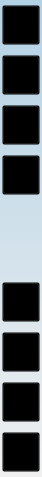
<?xml version="1.0" encoding="UTF-8"?>
<ui version="4.0">
 <class>LeftPanel</class>
 <widget class="QFrame" name="LeftPanel">
  <property name="geometry">
   <rect>
    <x>0</x>
    <y>0</y>
    <width>42</width>
    <height>477</height>
   </rect>
  </property>
  <property name="windowTitle">
   <string>Frame</string>
  </property>
  <property name="styleSheet">
   <string notr="true">QFrame#LeftPanel {
background-color: qlineargradient(spread:pad, x1:0, y1:0, x2:0, y2:1, stop:0 rgba(179, 210, 230, 255), stop:1 rgba(240, 240, 240, 255));
border-color: rgb(188, 188, 188);
border: 0px solid;
margin: 0; 
padding: 0
;}</string>
  </property>
  <property name="frameShape">
   <enum>QFrame::NoFrame</enum>
  </property>
  <property name="frameShadow">
   <enum>QFrame::Sunken</enum>
  </property>
  <property name="lineWidth">
   <number>1</number>
  </property>
  <property name="midLineWidth">
   <number>0</number>
  </property>
  <widget class="QToolButton" name="fileButton">
   <property name="geometry">
    <rect>
     <x>2</x>
     <y>105</y>
     <width>38</width>
     <height>40</height>
    </rect>
   </property>
   <property name="mouseTracking">
    <bool>true</bool>
   </property>
   <property name="toolTip">
    <string>file manger</string>
   </property>
   <property name="styleSheet">
    <string notr="true">QToolButton {
background-color: transparent;
}

QToolButton:hover {
background-color: rgba(224, 224, 224, 196);
border: 0px;
}

QToolButton:pressed {
background-color: rgba(135, 135, 135, 196);
border: 0px;
}</string>
   </property>
   <property name="text">
    <string/>
   </property>
   <property name="icon">
    <iconset resource="icon.qrc">
     <normaloff>:/images/filen.png</normaloff>:/images/filen.png</iconset>
   </property>
   <property name="iconSize">
    <size>
     <width>32</width>
     <height>32</height>
    </size>
   </property>
  </widget>
  <widget class="QToolButton" name="toolButton">
   <property name="geometry">
    <rect>
     <x>2</x>
     <y>55</y>
     <width>38</width>
     <height>40</height>
    </rect>
   </property>
   <property name="mouseTracking">
    <bool>true</bool>
   </property>
   <property name="toolTip">
    <string>tool</string>
   </property>
   <property name="styleSheet">
    <string notr="true">QToolButton {
background-color: transparent;
}

QToolButton:hover {
background-color: rgba(224, 224, 224, 196);
border: 0px;
}

QToolButton:pressed {
background-color: rgba(135, 135, 135, 196);
border: 0px;
}</string>
   </property>
   <property name="text">
    <string/>
   </property>
   <property name="icon">
    <iconset resource="icon.qrc">
     <normaloff>:/images/tools.png</normaloff>:/images/tools.png</iconset>
   </property>
   <property name="iconSize">
    <size>
     <width>32</width>
     <height>32</height>
    </size>
   </property>
  </widget>
  <widget class="QToolButton" name="cloudsButton">
   <property name="geometry">
    <rect>
     <x>2</x>
     <y>155</y>
     <width>38</width>
     <height>40</height>
    </rect>
   </property>
   <property name="mouseTracking">
    <bool>true</bool>
   </property>
   <property name="toolTip">
    <string>cloud disk</string>
   </property>
   <property name="styleSheet">
    <string notr="true">QToolButton {
background-color: transparent;
}

QToolButton:hover {
background-color: rgba(224, 224, 224, 196);
border: 0px;
}

QToolButton:pressed {
background-color: rgba(135, 135, 135, 196);
border: 0px;
}</string>
   </property>
   <property name="text">
    <string/>
   </property>
   <property name="icon">
    <iconset>
     <normalon>:/images/cloud.png</normalon>
    </iconset>
   </property>
   <property name="iconSize">
    <size>
     <width>32</width>
     <height>32</height>
    </size>
   </property>
  </widget>
  <widget class="QToolButton" name="expButton">
   <property name="enabled">
    <bool>true</bool>
   </property>
   <property name="geometry">
    <rect>
     <x>2</x>
     <y>5</y>
     <width>38</width>
     <height>40</height>
    </rect>
   </property>
   <property name="toolTip">
    <string>show page panel</string>
   </property>
   <property name="autoFillBackground">
    <bool>false</bool>
   </property>
   <property name="styleSheet">
    <string notr="true">QToolButton {
background-color: transparent;
}

QToolButton:hover {
background-color: rgba(224, 224, 224, 196);
border: 0px;
}

QToolButton:pressed {
background-color: rgba(135, 135, 135, 196);
border: 0px;
}</string>
   </property>
   <property name="text">
    <string/>
   </property>
   <property name="icon">
    <iconset resource="icon.qrc">
     <normaloff>:/images/menu.png</normaloff>:/images/menu.png</iconset>
   </property>
   <property name="iconSize">
    <size>
     <width>32</width>
     <height>32</height>
    </size>
   </property>
   <property name="autoRaise">
    <bool>false</bool>
   </property>
   <property name="arrowType">
    <enum>Qt::NoArrow</enum>
   </property>
  </widget>
  <widget class="QToolButton" name="shareButton">
   <property name="geometry">
    <rect>
     <x>2</x>
     <y>432</y>
     <width>38</width>
     <height>40</height>
    </rect>
   </property>
   <property name="mouseTracking">
    <bool>true</bool>
   </property>
   <property name="toolTip">
    <string>share your document</string>
   </property>
   <property name="styleSheet">
    <string notr="true">QToolButton {
background-color: transparent;
}

QToolButton:hover {
background-color: rgba(224, 224, 224, 196);
border: 0px;
}

QToolButton:pressed {
background-color: rgba(135, 135, 135, 196);
border: 0px;
}</string>
   </property>
   <property name="text">
    <string/>
   </property>
   <property name="icon">
    <iconset>
     <normalon>:/images/share.png</normalon>
    </iconset>
   </property>
   <property name="iconSize">
    <size>
     <width>32</width>
     <height>32</height>
    </size>
   </property>
  </widget>
  <widget class="QToolButton" name="settingsButton">
   <property name="geometry">
    <rect>
     <x>2</x>
     <y>332</y>
     <width>38</width>
     <height>40</height>
    </rect>
   </property>
   <property name="mouseTracking">
    <bool>true</bool>
   </property>
   <property name="toolTip">
    <string>system settings</string>
   </property>
   <property name="styleSheet">
    <string notr="true">QToolButton {
background-color: transparent;
}

QToolButton:hover {
background-color: rgba(224, 224, 224, 196);
border: 0px;
}

QToolButton:pressed {
background-color: rgba(135, 135, 135, 196);
border: 0px;
}</string>
   </property>
   <property name="text">
    <string/>
   </property>
   <property name="icon">
    <iconset>
     <normalon>:/images/setting.png</normalon>
    </iconset>
   </property>
   <property name="iconSize">
    <size>
     <width>32</width>
     <height>32</height>
    </size>
   </property>
  </widget>
  <widget class="QToolButton" name="optButton">
   <property name="geometry">
    <rect>
     <x>2</x>
     <y>382</y>
     <width>38</width>
     <height>40</height>
    </rect>
   </property>
   <property name="mouseTracking">
    <bool>true</bool>
   </property>
   <property name="toolTip">
    <string>show attribution panel </string>
   </property>
   <property name="styleSheet">
    <string notr="true">QToolButton {
background-color: transparent;
}

QToolButton:hover {
background-color: rgba(224, 224, 224, 196);
border: 0px;
}

QToolButton:pressed {
background-color: rgba(135, 135, 135, 196);
border: 0px;
}</string>
   </property>
   <property name="text">
    <string/>
   </property>
   <property name="icon">
    <iconset>
     <normalon>:/images/attrib.png</normalon>
    </iconset>
   </property>
   <property name="iconSize">
    <size>
     <width>32</width>
     <height>32</height>
    </size>
   </property>
  </widget>
  <widget class="QToolButton" name="userButton">
   <property name="geometry">
    <rect>
     <x>2</x>
     <y>282</y>
     <width>38</width>
     <height>40</height>
    </rect>
   </property>
   <property name="mouseTracking">
    <bool>true</bool>
   </property>
   <property name="toolTip">
    <string>user center</string>
   </property>
   <property name="styleSheet">
    <string notr="true">QToolButton {
background-color: transparent;
}

QToolButton:hover {
background-color: rgba(224, 224, 224, 196);
border: 0px;
}

QToolButton:pressed {
background-color: rgba(135, 135, 135, 196);
border: 0px;
}</string>
   </property>
   <property name="text">
    <string/>
   </property>
   <property name="icon">
    <iconset>
     <normalon>:/images/user.png</normalon>
    </iconset>
   </property>
   <property name="iconSize">
    <size>
     <width>32</width>
     <height>32</height>
    </size>
   </property>
  </widget>
 </widget>
 <resources>
  <include location="icon.qrc"/>
 </resources>
 <connections/>
</ui>
